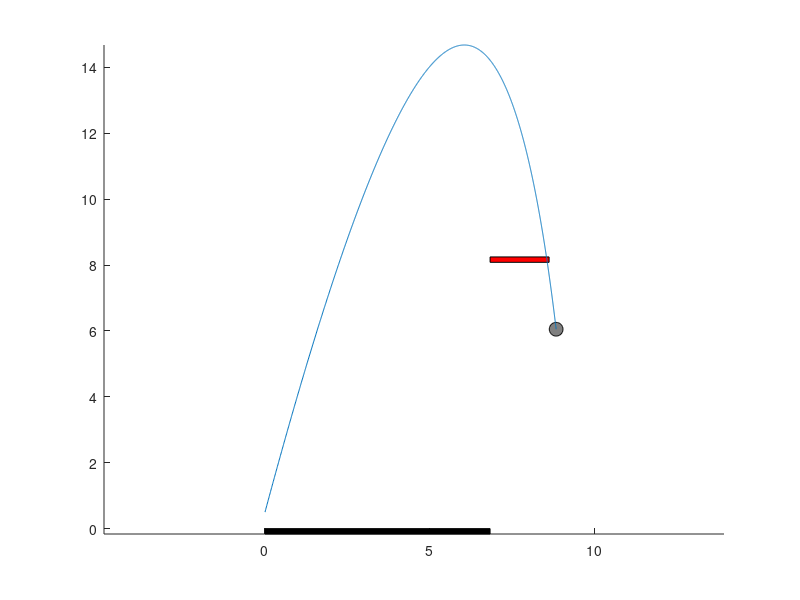

Source code (MATLAB):
%%%%%%%%%%%%%%%%%%%%%%%%%%%%%%%%%%%%%%%%%%%%%%%%%%%%%%%%%%%%%%%%%%%%%%%%%%%%%%%%
%% (C) 2017 FRC1736 Robot Casserole - All Rights Reserved
%%%%%%%%%%%%%%%%%%%%%%%%%%%%%%%%%%%%%%%%%%%%%%%%%%%%%%%%%%%%%%%%%%%%%%%%%%%%%%%%
%% 2D Launched Ball Trajectory calculator
%% Includes air resistance in model
%%
%%
%%  Changelog
%%  Jan 11, 2017 - Chris Gerth 
%%    - Created
%%%%%%%%%%%%%%%%%%%%%%%%%%%%%%%%%%%%%%%%%%%%%%%%%%%%%%%%%%%%%%%%%%%%%%%%%%%%%%%%

clear;

%% Testcase constants - adjust to suit your needs (dependent on robot state at launch time)
launch_x_ft = 82.0/12.0;  %Distance between launch point and goal.  
launch_wheel_speed_RPM = 3400; %RPM speed of launch wheel (assumes single-wheel launcher)

%Your system parameters (dependent on robot design)
launch_z_ft = 0.5; %Launch point of the ball height off the ground in meters. Max is 0.69m
launch_angle_deg = 75; %angle between floor and launch point
launch_wheel_diameter_in = 6; %Launch wheel diameter in inches
launch_wheel_weight_lbs = 3; %Launch wheel mass in pounds


%%%%%%%%%%%%%%%%%%%%%%%%%%%%%%%%%%%%%%%%%%%%%%%%%%%%%%%%%%%%%%%%%%%%%%%%%%%%%%%%
%% Simulation constants - should probably stay as is.
Ts = 0.001; %1ms sample rate for solver (1ms intervals)
goal_height_m = 2.46378; %Height of the top rim of the high goal - 8ft 1 in
goal_diameter_m = 0.5461; %Diameter of the top rim of the goal - 1ft 9.5in
ball_diameter_m = 0.127; % 5in ball 
ball_rad_m = ball_diameter_m/2;
g_mps = 9.81; %Gravitational constant
density_air_kgpm3 = 1.225; %desnity of air per https://en.wikipedia.org/wiki/Density_of_air
m_ball_kg = 0.074; %Total guess at the weight of the "fuel" in kg.
cD = 0.45; %Drag coefficent for sphere, per https://www.chiefdelphi.com/forums/showpost.php?p=1628938&postcount=14
%cD = 0; %Zero drag = no air resistance = you can't breathe


%% Derived constants
frontal_area_m2 = 0.5 * (4*pi*(0.5*ball_diameter_m)^2); %Half the total surface area is the frontal area
Vt_mps = sqrt((2*m_ball_kg*g_mps)/(cD*density_air_kgpm3*frontal_area_m2)); %Terminal velocity in meters per second
launch_angle_rad = pi/180*launch_angle_deg;
launch_x_m = 0.3048*launch_x_ft;
launch_z_m = 0.3048*launch_z_ft;
launch_wheel_weight_kg = launch_wheel_weight_lbs * 0.4535;
launch_wheel_rad_m = 0.5*0.0254*launch_wheel_diameter_in;
launch_wheel_tan_v_mps = launch_wheel_rad_m*launch_wheel_speed_RPM*0.1047;

i = 1; %simulation step

%Initial velocity calculations
% Based off of http://lynbrookrobotics.com/resourcefiles/whitepages/2012/Shooter%20Calculations%20Document.pdf
launch_speed_mps = 0.5*launch_wheel_tan_v_mps/((launch_wheel_weight_kg+7/5*m_ball_kg)/launch_wheel_weight_kg);


%See http://farside.ph.utexas.edu/teaching/336k/Newtonhtml/node29.html for some 
%references on trajectory calculation

%Initial conditions
time(i) = i*Ts;
pos_x(i) = 0;
pos_z(i) = launch_z_m;
vel_x(i) = launch_speed_mps*cos(launch_angle_rad);
vel_z(i) = launch_speed_mps*sin(launch_angle_rad);



%calculate trajectory until terminal case (ball hits floor or ball hits goal)
while( and(pos_z(i) > 0.5*ball_diameter_m,  not(and(pos_z(i) < goal_height_m*0.75 , vel_z < 0, not(pos_x < launch_x_m)))))
  i = i + 1;
  time(i) = i*Ts;
  vel_x(i) = vel_x(i-1)/(1+Ts*g_mps/Vt_mps);
  vel_z(i) = (-Ts*g_mps + vel_z(i-1))/(1+Ts*g_mps/Vt_mps);
  pos_x(i) = pos_x(i-1) + vel_x(i)*Ts;
  pos_z(i) = pos_z(i-1) + vel_z(i)*Ts;
endwhile


figure(1);
clf;
hold on;

%draw floor and goal
rectangle('Position', [0,-0.05,launch_x_m,0.05]./0.3048, 'FaceColor', [0,0,0]);
rectangle('Position', [launch_x_m,goal_height_m,goal_diameter_m,0.05]./0.3048, 'FaceColor', [1,0,0]);

%draw ball
rectangle('Position', [pos_x(i)-ball_rad_m,pos_z(i)-ball_rad_m,2*ball_rad_m,2*ball_rad_m]./0.3048, 'FaceColor', [0.5, 0.5, 0.5], 'Curvature', [1, 1]);


%Plot trajectory
plot(pos_x./0.3048, pos_z./0.3048);
axis equal;


